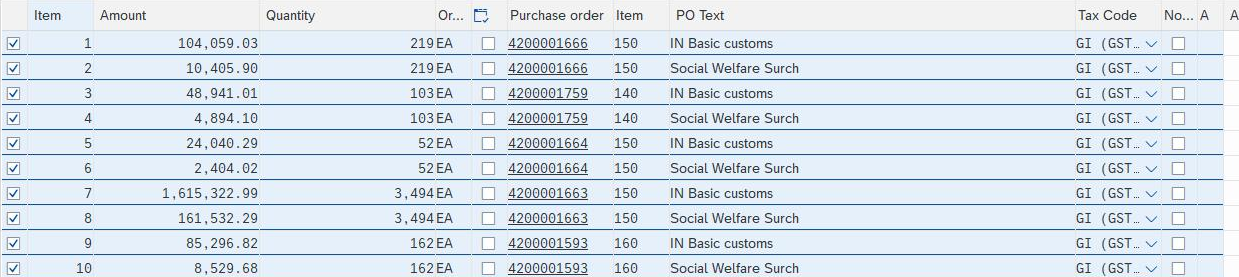
#> input picture extracted_tables/image_0.png, 1239 x 277 px
$ python -i table_structure_recognition_wol.py   (imports and definitions only)
#> lines starting #> are read from the running program, lines starting #| are printed output that depends on the picture; after the words box and inside, x2 and y2 are one past the last pixel; in counts of white or black regions, pixels touching at a corner belong together
#> further down, picture is the input picture: shape (277, 1239, 3); mean B, G, R 236.4, 227.4, 216.9
import cv2
import numpy as np
import pandas as pd
import matplotlib.pyplot as plt
import csv

# from google.colab.patches import cv2_imshow

try:
    from PIL import Image
except ImportError:
    import Image
import pytesseract as tess
import pytesseract


def recognize_structure(img):
    #tess.pytesseract.tesseract_cmd = 'C:/Program Files/Tesseract-OCR/tesseract.exe'

    #print(img.shape)
    img = cv2.cvtColor(img, cv2.COLOR_BGR2GRAY)
    img_height, img_width = img.shape
#> img_height = 277; img_width = 1239

    #print("img_height", img_height, "img_width", img_width)

    cv2.imshow(img)

    # thresholding the image to a binary image
    # thresh, img_bin = cv2.threshold(img, 127, 255, cv2.THRESH_BINARY | cv2.THRESH_OTSU)
    img_bin = cv2.adaptiveThreshold(img, 255, cv2.ADAPTIVE_THRESH_GAUSSIAN_C, cv2.THRESH_BINARY, 5, 5)
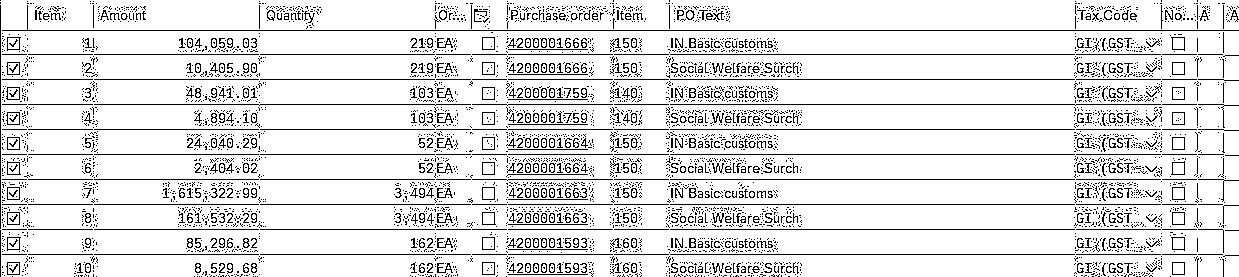
#> img_bin: shape (277, 1239); 88.8% white; black in thin lines or dots

    cv2.imshow(img_bin)


    img_median = cv2.medianBlur(img_bin, 3)
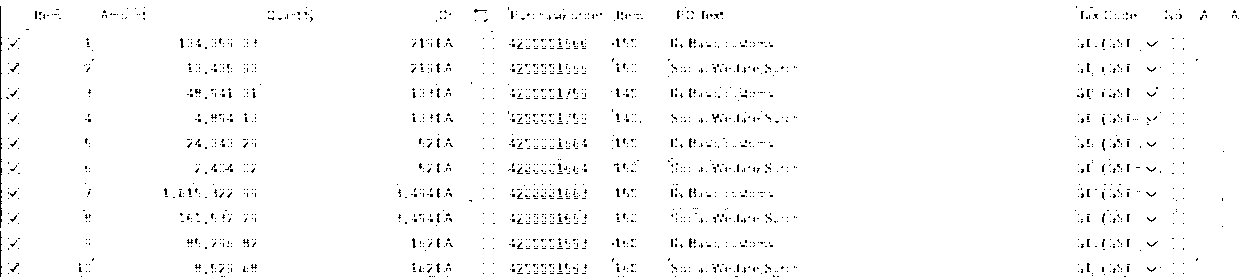
#> img_median: shape (277, 1239); 97.9% white; black in thin lines or dots

    cv2.imshow(img_median)


    ver_kernel = cv2.getStructuringElement(cv2.MORPH_RECT, (9, img_height*2)) #shape (kernel_len, 1) inverted! xD
    vertical_lines = cv2.erode(img_median, ver_kernel, iterations=1)
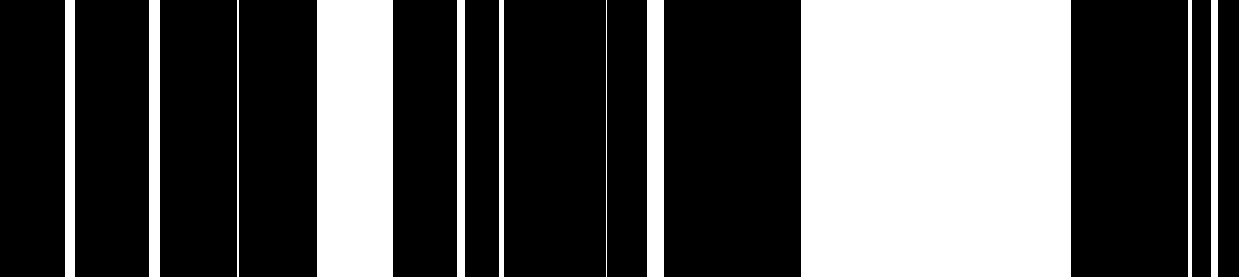
#> vertical_lines: shape (277, 1239); 33.2% white; 11 white regions, largest, box (x1, y1, x2, y2) and area: (801, 0, 1071, 277) 74790, (317, 0, 393, 277) 21052, (647, 0, 664, 277) 4709
    cv2.imshow(vertical_lines)

    hor_kernel = cv2.getStructuringElement(cv2.MORPH_RECT, (img_width*2, 9)) #shape (kernel_len, 1) inverted! xD
    horizontal_lines = cv2.erode(img_median, hor_kernel, iterations=1)
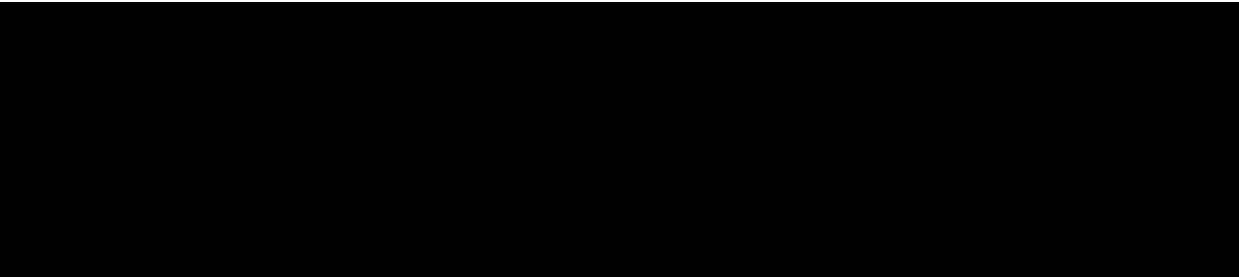
#> horizontal_lines: shape (277, 1239); 0.72% white; 1 white region, box (x1, y1, x2, y2) and area: (0, 0, 1239, 2) 2478
    cv2.imshow(horizontal_lines)

    # A kernel of 2x2
    kernel = cv2.getStructuringElement(cv2.MORPH_RECT, (2, 2))
    #print(kernel)
    #print(kernel.shape)

    # Combine horizontal and vertical lines in a new third image, with both having same weight.
    img_vh = cv2.addWeighted(vertical_lines, 0.5, horizontal_lines, 0.5, 0.0)
    cv2.imshow(img_vh)

    cv2.imshow(~img_vh)

    # Eroding and thesholding the image
    img_vh = cv2.erode(~img_vh, kernel, iterations=2)
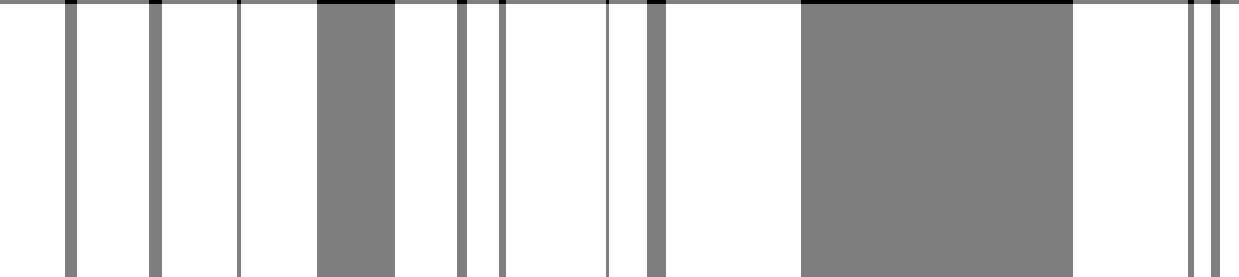
#> img_vh: shape (277, 1239); min 0, max 255, mean 208.4
    cv2.imshow(img_vh)

    thresh, img_vh = cv2.threshold(img_vh, 128, 255, cv2.THRESH_BINARY )
#> img_vh: shape (277, 1239); 64.1% white; 1 black region

    cv2.imshow(img_vh)

    bitxor = cv2.bitwise_xor(img, img_vh)
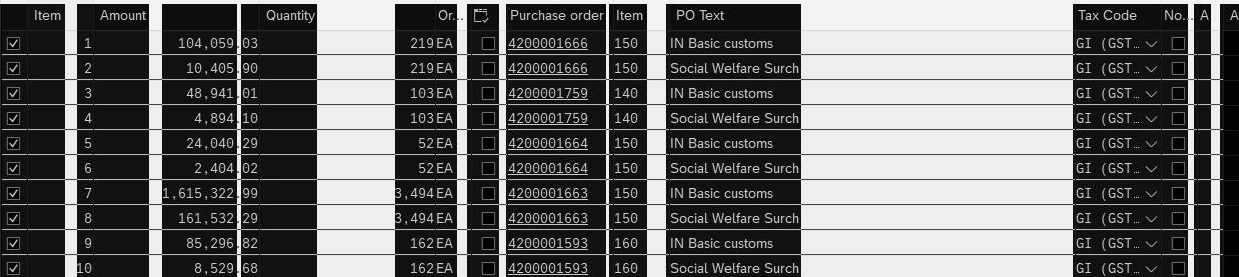
#> bitxor: shape (277, 1239); min 0, max 255, mean 105.2
    bitnot = cv2.bitwise_not(bitxor)
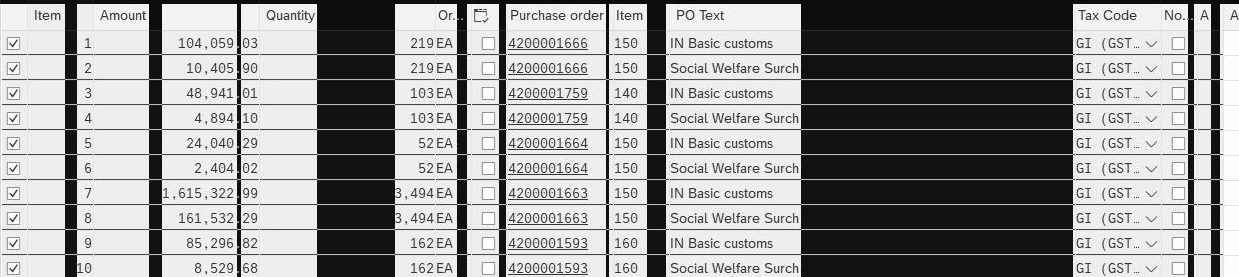
#> bitnot: shape (277, 1239); min 0, max 255, mean 149.8
    # Plotting the generated image
    cv2.imshow(bitnot)

    # Detect contours for following box detection
    contours, hierarchy = cv2.findContours(img_vh, cv2.RETR_TREE, cv2.CHAIN_APPROX_SIMPLE)
#> contours = 12 contours; largest, box (x1, y1, x2, y2) and area: (666, 4, 801, 277) 36448, (1073, 4, 1188, 277) 31008, (506, 4, 606, 277) 26928, (241, 4, 317, 277) 20400, (162, 4, 237, 277) 20128
    # [4 lines of commented-out code are left out]

    def sort_contours(cnts, method="left-to-right"):
        # initialize the reverse flag and sort index
#> called with method = 'top-to-bottom'
        reverse = False
        i = 0
        # handle if we need to sort in reverse
        if method == "right-to-left" or method == "bottom-to-top":
            reverse = True
        # handle if we are sorting against the y-coordinate rather than
        # the x-coordinate of the bounding box
        if method == "top-to-bottom" or method == "bottom-to-top":
            i = 1
        # construct the list of bounding boxes and sort them from top to
        # bottom
        boundingBoxes = [cv2.boundingRect(c) for c in cnts]
#> boundingBoxes = [(1220, 4, 19, 273), (1194, 4, 17, 273), (1073, 4, 115, 273), (666, 4, 135, 273), (609, 4, 38, 273), (506, 4, 100, 273), (467, 4, 32, 273), (395, 4, 62, 273), (241, 4, 76, 273), (162, 4, 75, 273), (77, 4, 72, 273), (0, 4, 65, 273)]
        (cnts, boundingBoxes) = zip(*sorted(zip(cnts, boundingBoxes),
                                            key=lambda b: b[1][i], reverse=reverse))
#> cnts has the same summary as contours in recognize_structure; boundingBoxes = ((1220, 4, 19, 273), (1194, 4, 17, 273), (1073, 4, 115, 273), (666, 4, 135, 273), (609, 4, 38, 273), (506, 4, 100, 273), (467, 4, 32, 273), (395, 4, 62, 273), (241, 4, 76, 273), (162, 4, 75, 273), (77, 4, 72, 273), (0, 4, 65, 273))
        # return the list of sorted contours and bounding boxes
        return (cnts, boundingBoxes)


    # Sort all the contours by top to bottom.
    contours, boundingBoxes = sort_contours(contours, method="top-to-bottom")

    # Creating a list of heights for all detected boxes
    heights = [boundingBoxes[i][3] for i in range(len(boundingBoxes))]
#> heights = [273, 273, 273, 273, 273, 273, 273, 273, 273, 273, 273, 273]

    # Get mean of heights
    mean = np.mean(heights)
#> mean = 273

    # Create list box to store all boxes in
    box = []
    # Get position (x,y), width and height for every contour and show the contour on image
    #print("lencontours", len(contours))
    for c in contours:
        x, y, w, h = cv2.boundingRect(c)
        #print("x", x, "y", y, "w", w, "h", h)
        if (w < 0.9*img_width and h < 0.9*img_height):
            image = cv2.rectangle(img, (x, y), (x + w, y + h), (0, 255, 0), 2)
            box.append([x, y, w, h])
#> this loop made 12 passes
#> (c, x, w) on passes 1 to 11: ([[1220, 4], [1220, 276], [1238, 276], [1238, 4]], 1220, 19), ([[1194, 4], [1194, 276], [1210, 276], [1210, 4]], 1194, 17), ([[1073, 4], [1073, 276], [1187, 276], [1187, 4]], 1073, 115), ([[666, 4], [666, 276], [800, 276], [800, 4]], 666, 135), ([[609, 4], [609, 276], [646, 276], [646, 4]], 609, 38), ([[506, 4], [506, 276], [605, 276], [605, 4]], 506, 100), ([[467, 4], [467, 276], [498, 276], [498, 4]], 467, 32), ([[395, 4], [395, 276], [456, 276], [456, 4]], 395, 62), ([[241, 4], [241, 276], [316, 276], [316, 4]], 241, 76), ([[162, 4], [162, 276], [236, 276], [236, 4]], 162, 75), ([[77, 4], [77, 276], [148, 276], [148, 4]], 77, 72)
#> after the loop, box = []

    #cv2.imshow(image)

    # Creating two lists to define row and column in which cell is located
    row = []
    column = []
    j = 0

    #print("len box", len(box))
    # Sorting the boxes to their respective row and column
    for i in range(len(box)):
        if (i == 0):
            column.append(box[i])
            previous = box[i]

        else:
            if (box[i][1] <= previous[1] + mean / 2):
                column.append(box[i])
                previous = box[i]

                if (i == len(box) - 1):
                    row.append(column)

            else:
                row.append(column)
                column = []
                previous = box[i]
                column.append(box[i])
#> this loop made 0 passes
#> after the loop, row = []

    #print(column)
    #print(row)

    # calculating maximum number of cells
    countcol = 0
    index = 0
    for i in range(len(row)):
        current = len(row[i])
        #print("len",len(row[i]))
        if current > countcol:
            countcol = current
            index = i
#> after the loop, countcol = 0; index = 0

    #print("countcol", countcol)

    # Retrieving the center of each column
    #center = [int(row[i][j][0] + row[i][j][2] / 2) for j in range(len(row[i])) if row[0]]
#> (the run stopped early here; a loop or call above may not have finished)

$ run again, on extracted_tables/image_1.png
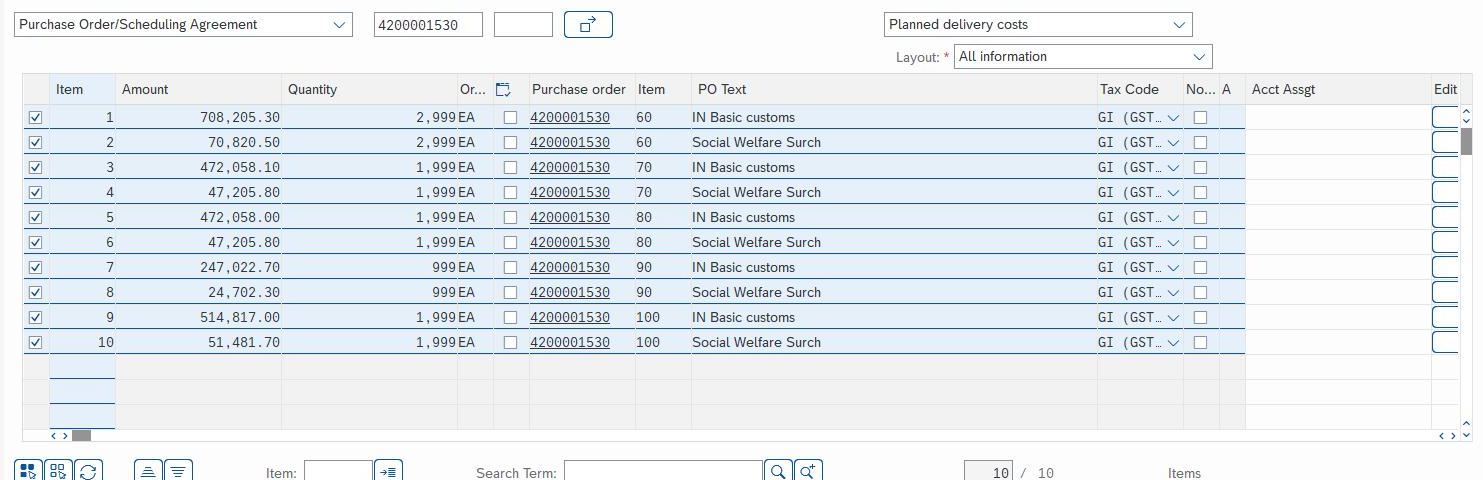
#> input picture extracted_tables/image_1.png, 1483 x 480 px
#> picture is the input picture: shape (480, 1483, 3); mean B, G, R 241.3, 236.7, 231.1
#> in recognize_structure, `img_bin = cv2.adaptiveThreshold(img, 255, cv2.ADAPTIVE_THRESH_GAUSSIAN..`:
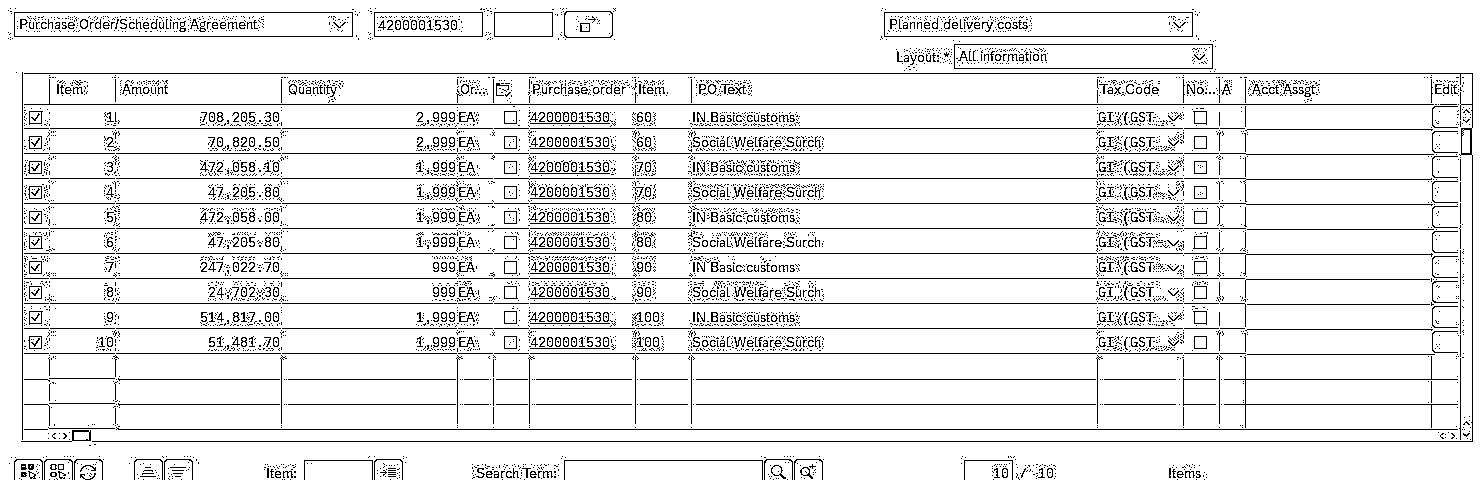
#> img_bin: shape (480, 1483); 91.6% white; black in thin lines or dots
#> img_median: shape (480, 1483); 98.8% white; black in thin lines or dots
#> vertical_lines: shape (480, 1483); 17.3% white; 10 white regions, largest, box (x1, y1, x2, y2) and area: (1318, 0, 1426, 480) 51840, (826, 0, 881, 480) 26400, (1056, 0, 1093, 480) 17760
#> horizontal_lines: shape (480, 1483); 9.8% white; 5 white regions, box (x1, y1, x2, y2) and area: (0, 363, 1483, 374) 16313, (0, 387, 1483, 397) 14830, (0, 445, 1483, 455) 14830, (0, 0, 1483, 8) 11864, (0, 410, 1483, 418) 11864
#> contours = 45 contours; largest, box (x1, y1, x2, y2) and area: (369, 10, 628, 363) 90816, (13, 10, 260, 363) 86592, (883, 10, 1056, 363) 60544, (1095, 10, 1233, 363) 48224, (688, 10, 826, 363) 48224
#> in sort_contours, `boundingBoxes = [cv2.boundingRect(c) for c in cnts]`: boundingBoxes = 45 items, first 6: (1428, 457, 48, 23), (1242, 457, 76, 23), (1095, 457, 138, 23), (883, 457, 173, 23), (688, 457, 138, 23), (632, 457, 37, 23)
#> in sort_contours, `(cnts, boundingBoxes) = zip(*sorted(zip(cnts, boundingBoxes), key=lamb..`: cnts has the same summary as contours in recognize_structure; boundingBoxes = 45 items, first 6: (1428, 10, 48, 353), (1242, 10, 76, 353), (1095, 10, 138, 353), (883, 10, 173, 353), (688, 10, 138, 353), (632, 10, 37, 353)
#> heights = 45 values, max 353 at index 0, min 11 at index 9, mean 84.6
#> mean = 84.6
#> the loop in recognize_structure, `for c in contours:` made 45 passes
#> (c, x, y, w, h) on passes 1 to 6: ([[1428, 10], [1428, 362], [1475, 362], [1475, 10]], 1428, 10, 48, 353), ([[1242, 10], [1242, 362], [1317, 362], [1317, 10]], 1242, 10, 76, 353), ([[1095, 10], [1095, 362], [1232, 362], [1232, 10]], 1095, 10, 138, 353), ([[883, 10], [883, 362], [1055, 362], [1055, 10]], 883, 10, 173, 353), ([[688, 10], [688, 362], [825, 362], [825, 10]], 688, 10, 138, 353), ([[632, 10], [632, 362], [668, 362], [668, 10]], 632, 10, 37, 353)
#> after the loop in recognize_structure, `for c in contours:`:
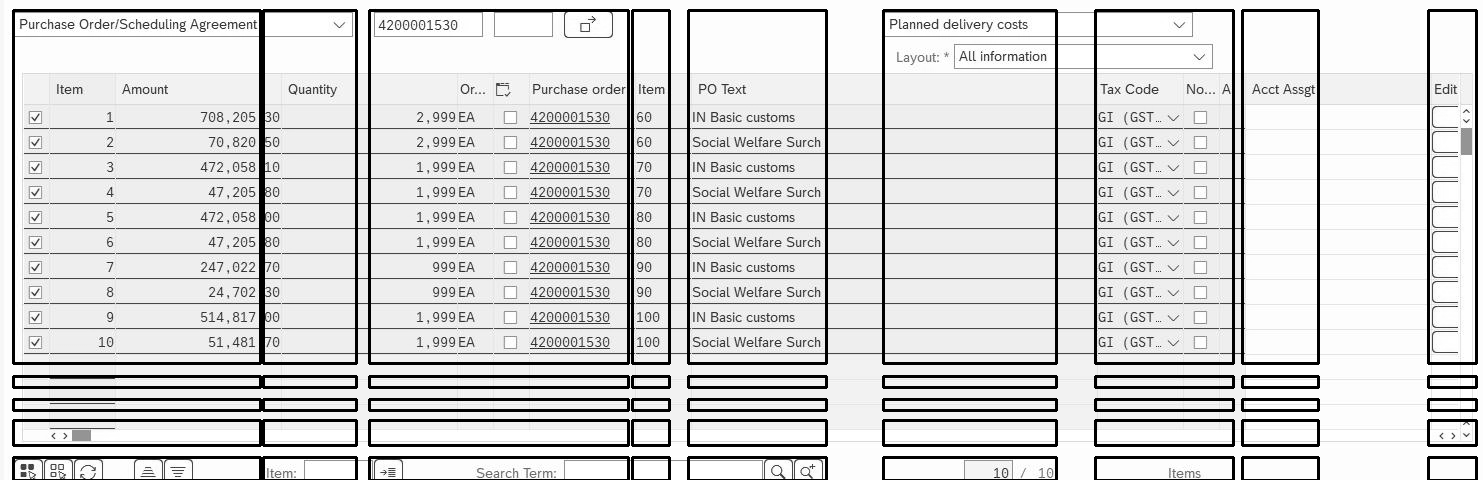
#> img: shape (480, 1483); min 0, max 255, mean 216.2
#> after the loop in recognize_structure, `for c in contours:`: box = 45 items, first 6: [1428, 10, 48, 353], [1242, 10, 76, 353], [1095, 10, 138, 353], [883, 10, 173, 353], [688, 10, 138, 353], [632, 10, 37, 353]
#> the loop in recognize_structure, `for i in range(len(box)):` made 45 passes
#> after the loop in recognize_structure, `for i in range(len(box)):`: row = 2 items
#> the loop in recognize_structure, `for i in range(len(row)):` made 2 passes
#> (current, countcol, index) on passes 1 to 2: (9, 9, 0), (36, 36, 1)
#> after the loop in recognize_structure, `for i in range(len(row)):`: countcol = 36; index = 1
#> center = 36 values, max 1452 at index 0, min 136 at index 8, mean 801.7
#> the loop in recognize_structure, `for i in range(len(row)):` made 2 passes
#> after the loop in recognize_structure, `for i in range(len(row)):`: finalboxes = 2 items
